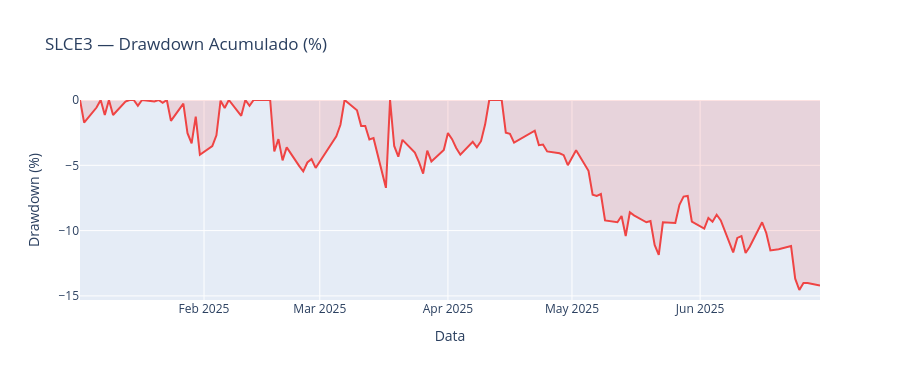

Notebook cell for this chart:
### Markdown cell above
### 6.3 Drawdown Acumulado

**Responde:** existe relação entre clima e queda abrupta? O drawdown mostra quanto o preço caiu em relação ao seu pico histórico em cada momento do semestre.

### Code cell
fig = go.Figure(go.Scatter(x=df['data'], y=df['drawdown'],
                           fill='tozeroy', mode='lines',
                           line=dict(color='#ef4444', width=2),
                           fillcolor='rgba(239,68,68,0.15)',
                           name='Drawdown (%)'))
fig.update_layout(title='SLCE3 — Drawdown Acumulado (%)',
                  xaxis_title='Data', yaxis_title='Drawdown (%)', height=380)
fig
